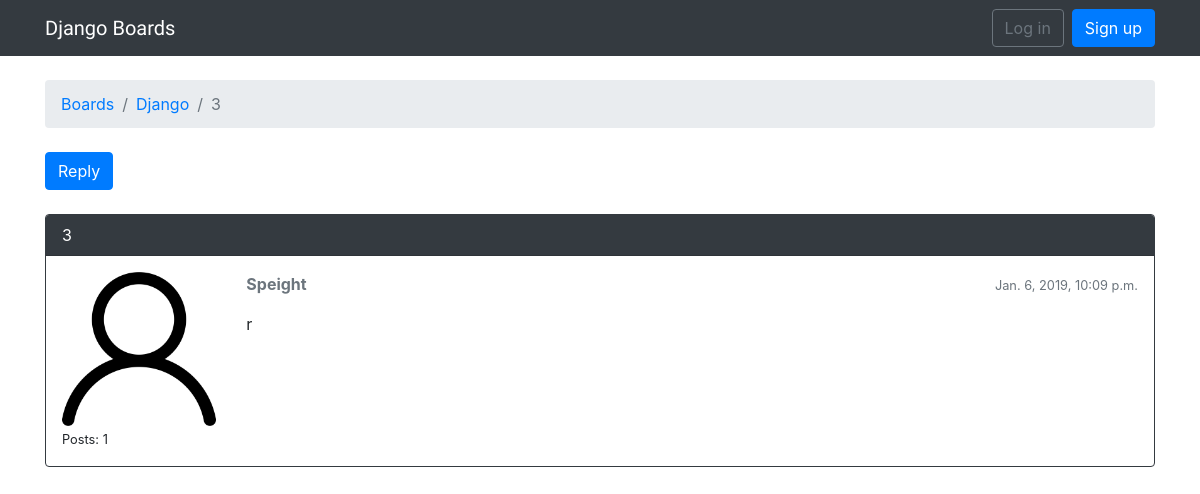
Page /boards/1/topics/4/ on the earlier database version.
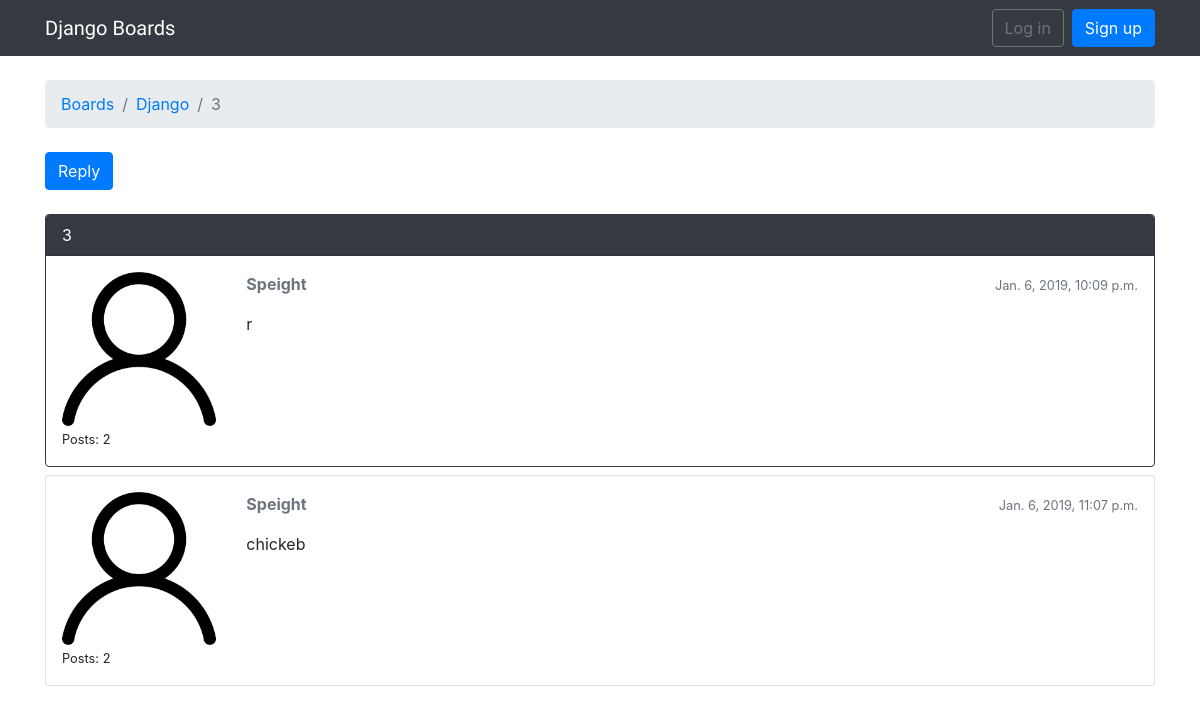
Same page on the later database version.
### boards/models.py (models this page shows, shortened)
class Topic(models.Model):
    subject = models.CharField(max_length=255)
    last_updated = models.DateTimeField(auto_now_add=True)
    board = models.ForeignKey(Board, related_name='topics', on_delete=models.CASCADE)
    starter = models.ForeignKey(User, related_name='topics', on_delete=models.DO_NOTHING)
    views = models.PositiveIntegerField(default=0)

class Board(models.Model):
    name = models.CharField(max_length=30, unique=True)
    description = models.CharField(max_length=100)

class Post(models.Model):
    message = models.TextField(max_length=4000)
    topic = models.ForeignKey(Topic, related_name='posts', on_delete=models.DO_NOTHING)
    created_at = models.DateTimeField(auto_now_add=True)
    updated_at = models.DateTimeField(null=True)
    created_by = models.ForeignKey(User, related_name='posts', on_delete=models.DO_NOTHING)
    updated_by = models.ForeignKey(User, null=True, related_name='+', on_delete=models.DO_NOTHING)

### boards/views.py (the view)
# urls.py: path("boards/<int:pk>/topics/<int:topic_pk>/", views.topic_posts, name='topic_posts'),
def topic_posts(request, pk, topic_pk):
    topic = get_object_or_404(Topic, board__pk=pk, pk=topic_pk)
    topic.views += 1
    topic.save()
    return render(request, 'topic_posts.html', {'topic': topic})

### templates/topic_posts.html (shortened to what this page needs)
{% extends 'base.html' %}
{% load static %}
{% block breadcrumb %}
<li class="breadcrumb-item"><a href="{% url 'home' %}">Boards</a></li>
<li class="breadcrumb-item"><a href="{% url 'board_topics' topic.board.pk %}">{{ topic.board.name }}</a></li>
<li class="breadcrumb-item active">{{ topic.subject }}</li>
{% endblock %}
{% block content %}
<div class="mb-4">
    <a href="#" class="btn btn-primary" role="button">Reply</a>
</div>
{% for post in topic.posts.all %}
<div class="card mb-2 {% if forloop.first %}border-dark{% endif %}">
    {% if forloop.first %}
    <div class="card-header text-white bg-dark py-2 px-3">{{ topic.subject }}</div>
    {% endif %}
    <div class="card-body p-3">
        <div class="row">
            <div class="col-2">
                <img src="{% static 'img/avatar.png' %}" alt="{{ post.created_by.username }}" class="w-100">
                <small>Posts: {{ post.created_by.posts.count }}</small>
            </div>
            <div class="col-10">
                <div class="row mb-3">
                    <div class="col-6">
                        <strong class="text-muted">{{ post.created_by.username }}</strong>
                    </div>
                    <div class="col-6 text-right">
                        <small class="text-muted">{{ post.created_at }}</small>
                    </div>
                </div>
                {{ post.message }}
            </div>
        </div>
    </div>
</div>
{% endfor %}
{% endblock %}

### templates/base.html (shortened to what this page needs)
{% load static %}<!DOCTYPE html>
<html>
  <head>
    <link rel="stylesheet" href="{% static 'css/bootstrap.min.css' %}">
    <link rel="stylesheet" href="{% static 'css/app.css' %}">
  </head>
  <body>
   {% block body %}
   <nav class="navbar navbar-expand-sm navbar-dark bg-dark">
    <div class="container">
      <a class="navbar-brand" href="{% url 'home' %}">Django Boards</a>
      <div class="collapse navbar-collapse" id="mainMenu">
        {% if user.is_authenticated %}
          <ul class="navbar-nav ml-auto">
            <li class="nav-item dropdown">
              <a class="nav-link dropdown-toggle" href="#" id="userMenu" data-toggle="dropdown" aria-haspopup="true" aria-expanded="false">
                {{ user.username }}
              </a>
              <div class="dropdown-menu dropdown-menu-right" aria-labelledby="userMenu">
                <a class="dropdown-item" href="#">My account</a>
                <a class="dropdown-item" href="#">Change password</a>
                <div class="dropdown-divider"></div>
                <a class="dropdown-item" href="{% url 'logout' %}">Log out</a>
              </div>
            </li>
          </ul>
        {% else %}
          <form class="form-inline ml-auto">
            <a href="{% url 'login' %}" class="btn btn-outline-secondary">Log in</a>
            <a href="{% url 'signup' %}" class="btn btn-primary ml-2">Sign up</a>
          </form>
        {% endif %}
      </div>
    </div>
  </nav>
    <div class="container">
      <ol class="breadcrumb my-4">
        {% block breadcrumb %}
        {% endblock %}
      </ol>
      {% block content %}
      {% endblock %}
    </div>
  {% endblock body %}
  </body>
</html>

### static/css/app.css (style rules this page uses)
.navbar-brand { font-family: 'Peralta', cursive; }

Differences in the rows shown:
computed for Post "Jan. 6, 2019, 10:09 p.m.": created_by.posts.count "1" → "2"
added Post: created_by.posts.count "2", created_by.username "Speight", created_at "Jan. 6, 2019, 11:07 p.m.", message "chickeb"
